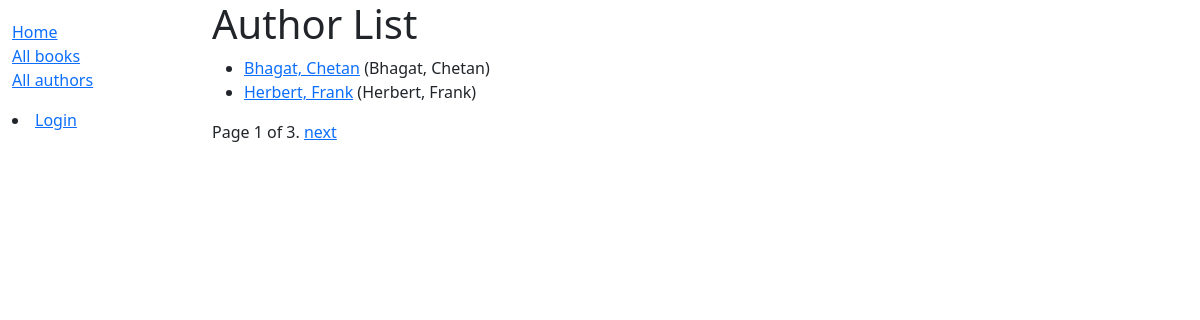
The app's page /catalog/authors/, older data.
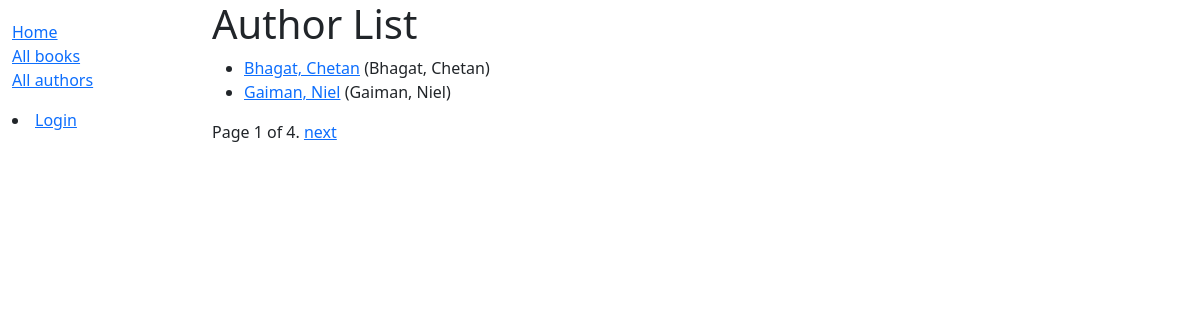
The same page, newer data.
### catalog/models.py (models this page shows)
class Author(models.Model):
    first_name = models.CharField(max_length=100)
    last_name = models.CharField(max_length=100)
    date_of_birth = models.DateField(null=True, blank=True)
    date_of_death = models.DateField('Died', null=True, blank=True)
    class Meta:
        ordering = ['last_name', 'first_name']
    def get_absolute_url(self):
        return reverse('author-detail', args=[str(self.id)])
    def __str__(self):
        return f'{self.last_name}, {self.first_name}'

### catalog/views.py (the view)
# urls.py: path('authors/', views.AuthorListView.as_view(), name='authors'),
class AuthorListView(generic.ListView):
    model = Author
    paginate_by = 2

### catalog/templates/catalog/author_list.html
{% extends "base_generic.html" %}
{% block content %}
  <h1>Author List</h1>
  {% if author_list %}
  <ul>
    {% for author in author_list %}
      <li>
        <a href="{{ author.get_absolute_url }}">{{ author }}</a> ({{ author }})
      </li>
    {% endfor %}
  </ul>
  {% else %}
    <p>There are no authors of books in the library DB.</p>
  {% endif %}
  {% endblock %}

Row changes from the older to the newer data that the page shows:
no longer on this page (row unchanged): Author: last_name+first_name "Herbert, Frank"
added Author: last_name+first_name "Gaiman, Niel"
Text that changed along with them:
{{ page_obj.paginator.num_pages }}: "3" → "4"
